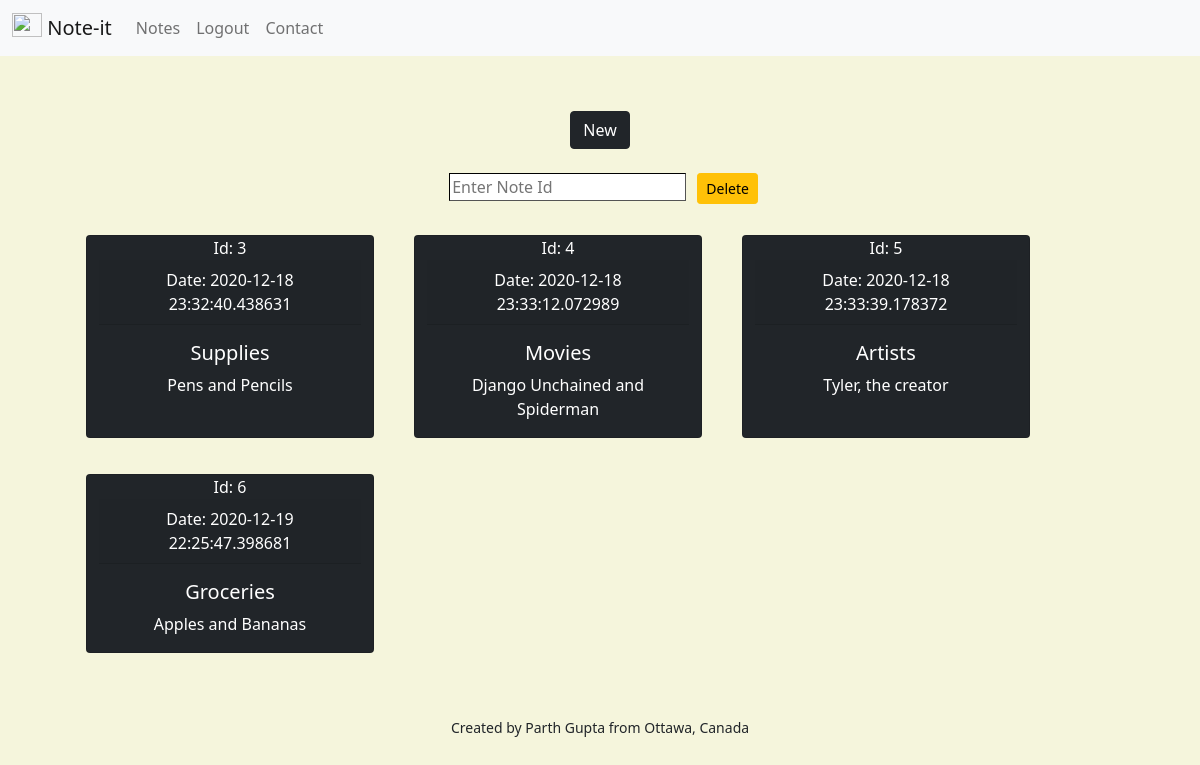
The app's page /notes (signed in) with its own data.
### app.py (models this page shows, shortened)
class Note(db.Model):
    id = db.Column(db.Integer, primary_key=True)
    title = db.Column(db.String(20))
    date_created = db.Column(db.DateTime, nullable=False, default=datetime.utcnow)
    content = db.Column(db.String(50), nullable=False)
    user_id = db.Column(db.Integer, db.ForeignKey("user.id"), nullable=False)

### app.py (the view)
@app.route("/notes")
@login_required
def notes():
    notes = Note.query.filter_by(user_id=session["user_id"]).all()
    return render_template("notes.html",notes=notes)

### app.py (called while the page is built)
def login_required(f):
    @wraps(f)
    def decorated_function(*args, **kwargs):
        if session.get("user_id") is None:
            return redirect("/login")
        return f(*args, **kwargs)
    return decorated_function

### templates/notes.html (shortened to what this page needs)
{% extends "base.html" %}
{% block main %}
<button type="button" id="add-note-button" class="btn btn-dark" data-bs-toggle="modal" data-bs-target="#exampleModal" data-bs-whatever="@mdo">New</button>
<form action="/notes/delete-note" method="POST" class="delete-form">
  <div class="form-group">
    <input class="c" autocomplete="off" name="note-id" placeholder="Enter Note Id" type="number">
    <button id="submit" class="btn btn-warning btn-sm" type="submit">Delete</button>
  </div>
</form>
{% if not notes %}
  <h3>You have no notes. Click the button to add notes</h3>
{% else %}
  <div id="notes-view" class="row">
  {% for note in notes %}
    <div id="note-card" class="card text-white bg-dark mb-3" style="max-width: 18rem;">
        <div class="header">Id: {{ note.id }}</div>
        <div id ="note-date" class="card-header">Date: {{ note.date_created }}</div>
        <div class="card-body">
          <h5 class="card-title">{{ note.title }}</h5>
          <p class="card-text">{{ note.content }}</p>
        </div>
    </div>
  {% endfor %}
  </div>
{% endif %}
{% endblock %}

### templates/base.html (shortened to what this page needs)
<!DOCTYPE html>
<html lang="en">
<head>
    <link href="https://cdn.jsdelivr.net/npm/bootstrap@5.0.0-beta1/dist/css/bootstrap.min.css"
    rel="stylesheet"
>
    <link rel="stylesheet" type="text/css" href="/static/styles.css"/>
</head>
<body>
    <nav class="navbar navbar-expand-lg navbar-light bg-light">
        <div class="container-fluid">
            <a class="navbar-brand" href="/">
                <img src="https://external-content.duckduckgo.com/iu/?u=https%3A%2F%2Fwebstockreview.net%2Fimages%2Fnote-clipart-note-taking-6.png&f=1&nofb=1" alt="" width="30" height="24" class="d-inline-block align-top">
                Note-it
            </a>
          <div class="collapse navbar-collapse" id="navbarNav">
            {% if session.user_id %}
            <ul class="navbar-nav">
              <li class="nav-item">
                <a class="nav-link" href="/notes">Notes</a>
              </li>
            </ul>
            <ul class="navbar-nav mr-auto">
              <li class="nav-item">
                <a class="nav-link" href="/logout">Logout</a>
              </li>
            </ul>
            <ul class="navbar-nav mr-auto">
              <li class="nav-item">
                <a class="nav-link" href="/contact">Contact</a>
              </li>
            </ul>
            {% endif %}
          </div>
        </div>
    </nav>
    <main class="container p-5">
        {% block main %}{% endblock %}
    </main>
    <footer class="small text-center">
      Created by Parth Gupta from Ottawa, Canada
    </footer>
</body>
</html>

### static/styles.css (style rules this page uses)
body { background-color: beige; }
main { overflow-x: auto; text-align: center; }
main .c { display: inline-block; width: auto; margin: 7px; border-width: 1px; border-color: black; }
main .btn-dark { margin: 7px; margin-bottom: 10px; }
main #note-card { margin: 20px; }
main .delete-form { margin: 7px; }

### records on screen
Note: id "3", date_created "2020-12-18 23:32:40.438631", title "Supplies", content "Pens and Pencils"
Note: id "4", date_created "2020-12-18 23:33:12.072989", title "Movies", content "Django Unchained and Spiderman"
Note: id "5", date_created "2020-12-18 23:33:39.178372", title "Artists", content "Tyler, the creator"
Note: id "6", date_created "2020-12-19 22:25:47.398681", title "Groceries", content "Apples and Bananas"
